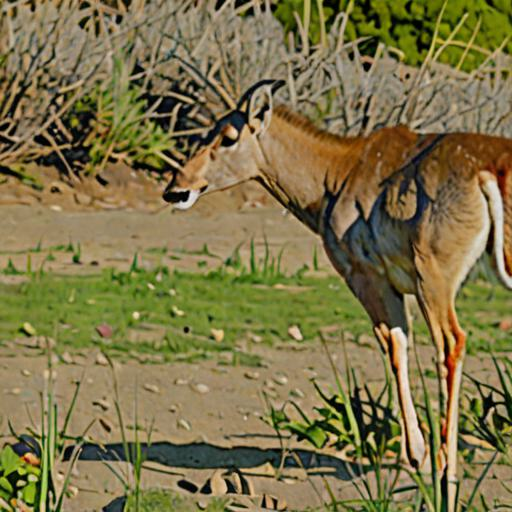
#> input picture version4_CCP/runs/full_v2/intra-subject_cogcappro_EEGProjectLayer_multimodal_cogcap_list_ViT-H-14/sub-01_seed0/generated_image/all/antelope_01b.jpg, 512 x 512 px
$ python -i prepare_course_data.py   (imports and definitions only)
#> lines starting #> are read from the running program, lines starting #| are printed output that depends on the picture; after the words box and inside, x2 and y2 are one past the last pixel; in counts of white or black regions, pixels touching at a corner belong together
from __future__ import annotations

import argparse
import json
from pathlib import Path

import cv2
from PIL import Image, ImageOps


# [32 lines left out: functions _safe_symlink, _safe_alias, _iter_images, _make_depth_image, not called in this run]


def _make_edge_image(src_path: Path, dst_path: Path) -> None:
#> called with dst_path = 'out.png'
    image = cv2.imread(str(src_path), cv2.IMREAD_COLOR)
#> image is the input picture: shape (512, 512, 3); mean B, G, R 71.6, 114.7, 125.3
    if image is None:
        raise FileNotFoundError(f"Unable to load image: {src_path}")
    gray = cv2.cvtColor(image, cv2.COLOR_BGR2GRAY)
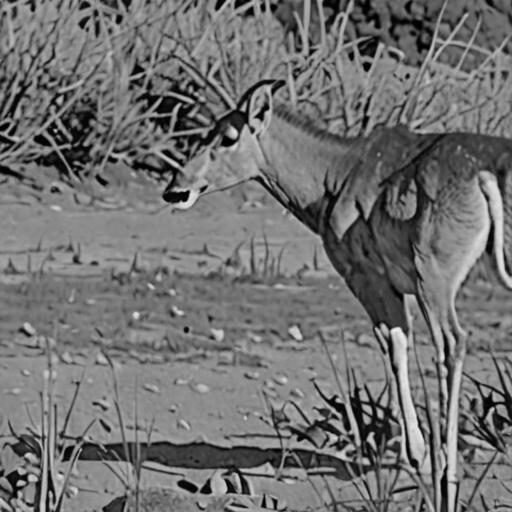
#> gray: shape (512, 512); min 0, max 241, mean 113
    edges = cv2.Canny(gray, 100, 200)
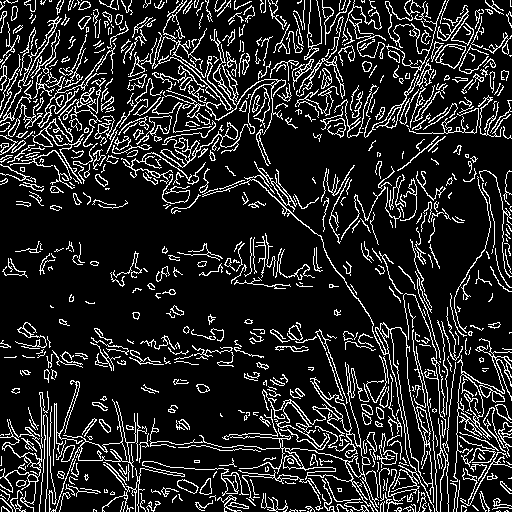
#> edges: shape (512, 512); 14.7% white in thin lines or dots
    edge_rgb = cv2.cvtColor(edges, cv2.COLOR_GRAY2RGB)
#> edge_rgb: shape (512, 512, 3); 14.7% white in thin lines or dots
#> (the run stopped early here; a loop or call above may not have finished)

$ run again, on version4_CCP/runs/full_v2/intra-subject_cogcappro_EEGProjectLayer_multimodal_cogcap_list_ViT-H-14/sub-01_seed0/generated_image/all/buggy_07s.jpg
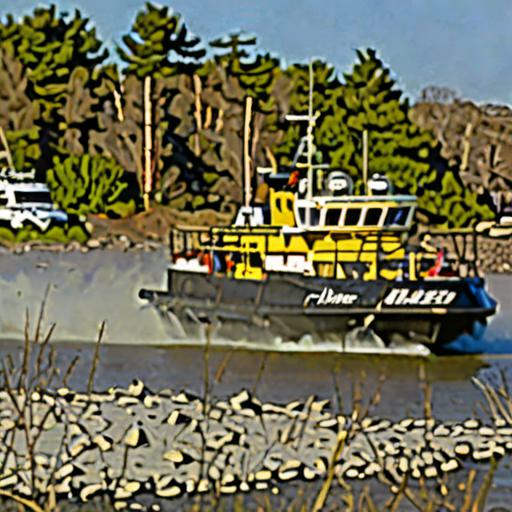
#> input picture version4_CCP/runs/full_v2/intra-subject_cogcappro_EEGProjectLayer_multimodal_cogcap_list_ViT-H-14/sub-01_seed0/generated_image/all/buggy_07s.jpg, 512 x 512 px
#> in _make_edge_image, image is the input picture: shape (512, 512, 3); mean B, G, R 84.2, 109.2, 110.9
#> in _make_edge_image, `gray = cv2.cvtColor(image, cv2.COLOR_BGR2GRAY)`:
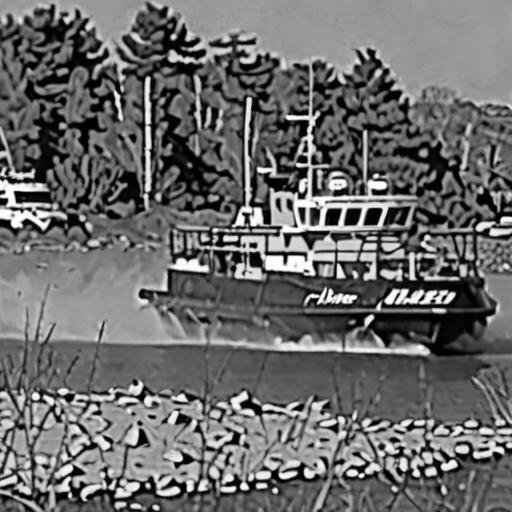
#> gray: shape (512, 512); min 0, max 255, mean 106.9
#> in _make_edge_image, `edges = cv2.Canny(gray, 100, 200)`:
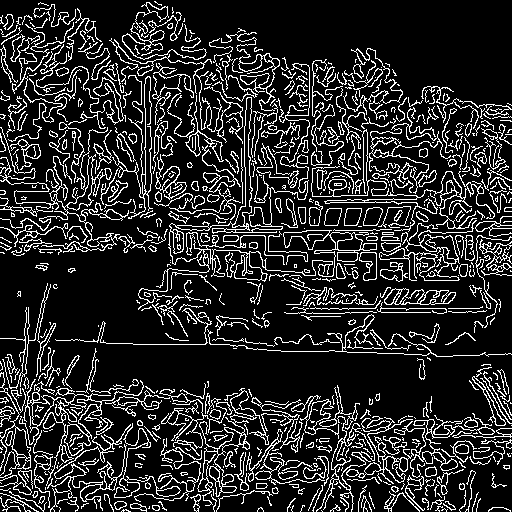
#> edges: shape (512, 512); 16.5% white in thin lines or dots
#> edge_rgb: shape (512, 512, 3); 16.5% white in thin lines or dots

$ run again, on version4_CCP/runs/full_v2/intra-subject_cogcappro_EEGProjectLayer_multimodal_cogcap_list_ViT-H-14/sub-01_seed0/generated_image/all/bush_07s.jpg
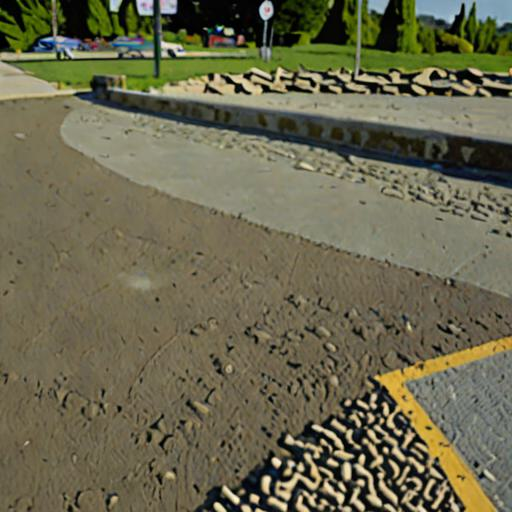
#> input picture version4_CCP/runs/full_v2/intra-subject_cogcappro_EEGProjectLayer_multimodal_cogcap_list_ViT-H-14/sub-01_seed0/generated_image/all/bush_07s.jpg, 512 x 512 px
#> in _make_edge_image, image is the input picture: shape (512, 512, 3); mean B, G, R 78.3, 103.6, 106.4
#> in _make_edge_image, `gray = cv2.cvtColor(image, cv2.COLOR_BGR2GRAY)`:
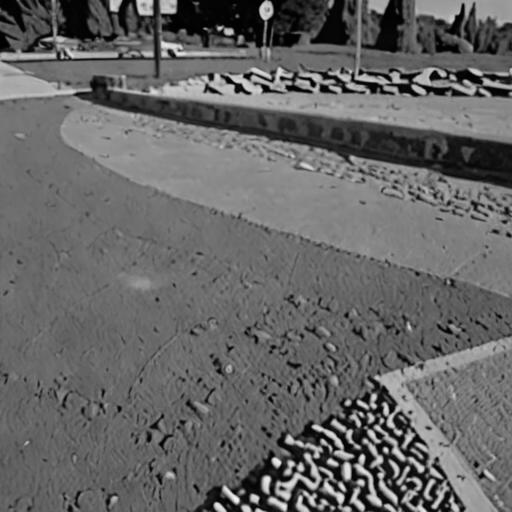
#> gray: shape (512, 512); min 0, max 250, mean 101.6
#> in _make_edge_image, `edges = cv2.Canny(gray, 100, 200)`:
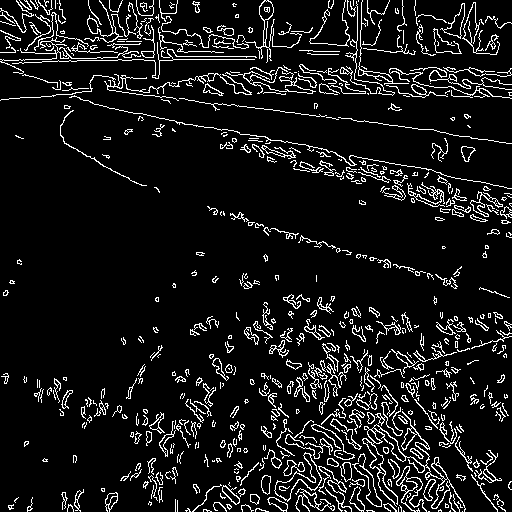
#> edges: shape (512, 512); 9% white in thin lines or dots
#> edge_rgb: shape (512, 512, 3); 9% white in thin lines or dots

$ run again, on version4_CCP/runs/full_v2/intra-subject_cogcappro_EEGProjectLayer_multimodal_cogcap_list_ViT-H-14/sub-01_seed0/generated_image/all/caterpillar_03s.jpg
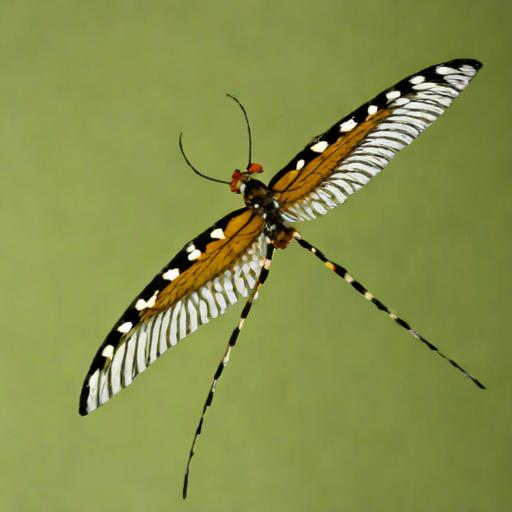
#> input picture version4_CCP/runs/full_v2/intra-subject_cogcappro_EEGProjectLayer_multimodal_cogcap_list_ViT-H-14/sub-01_seed0/generated_image/all/caterpillar_03s.jpg, 512 x 512 px
#> in _make_edge_image, image is the input picture: shape (512, 512, 3); mean B, G, R 74.6, 143.7, 134.7
#> in _make_edge_image, `gray = cv2.cvtColor(image, cv2.COLOR_BGR2GRAY)`:
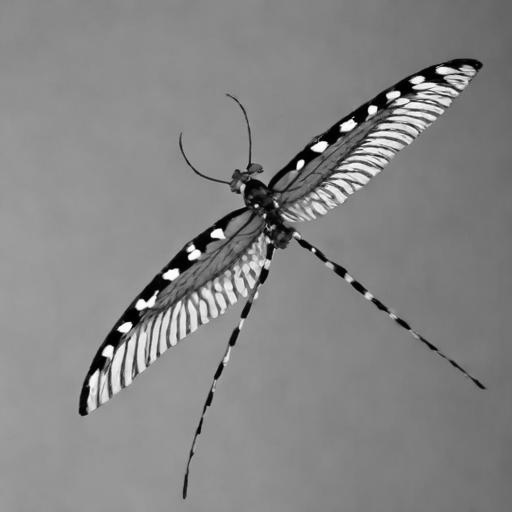
#> gray: shape (512, 512); min 0, max 255, mean 133.1
#> in _make_edge_image, `edges = cv2.Canny(gray, 100, 200)`:
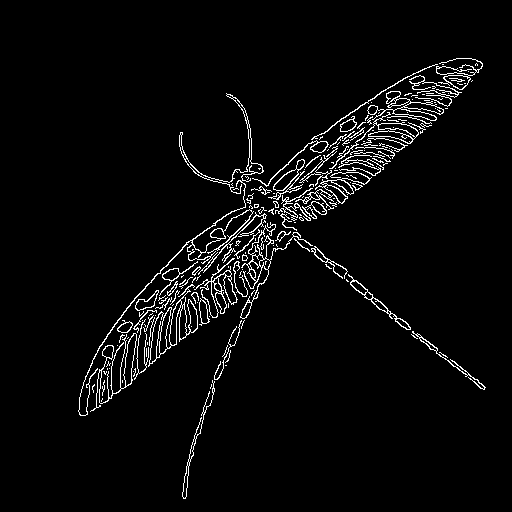
#> edges: shape (512, 512); 3.7% white in thin lines or dots, all inside (x1, y1, x2, y2) = (78, 58, 486, 499)
